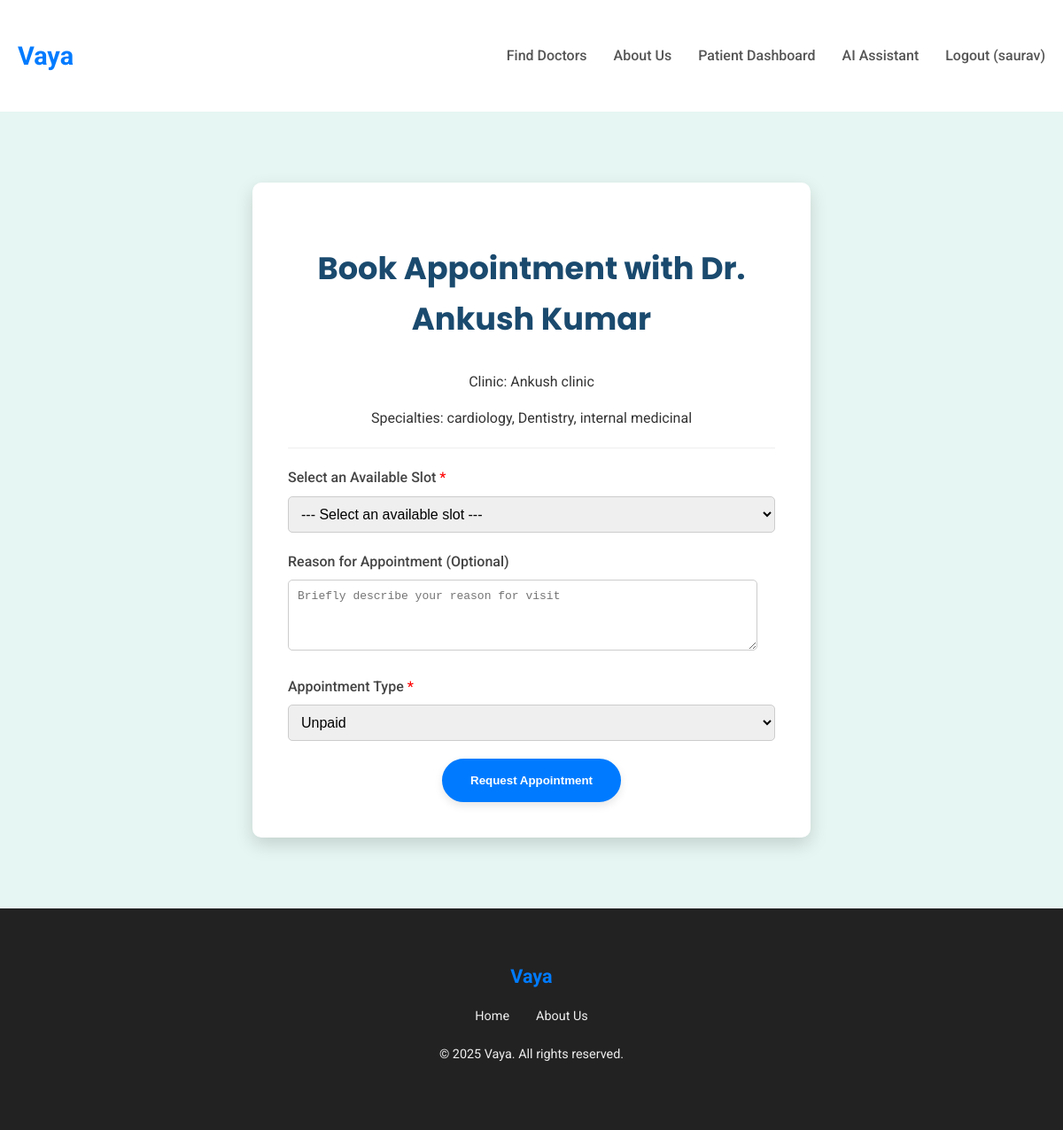
/doctors/6/book-appointment/ (signed in), run on an earlier commit of the app's database.
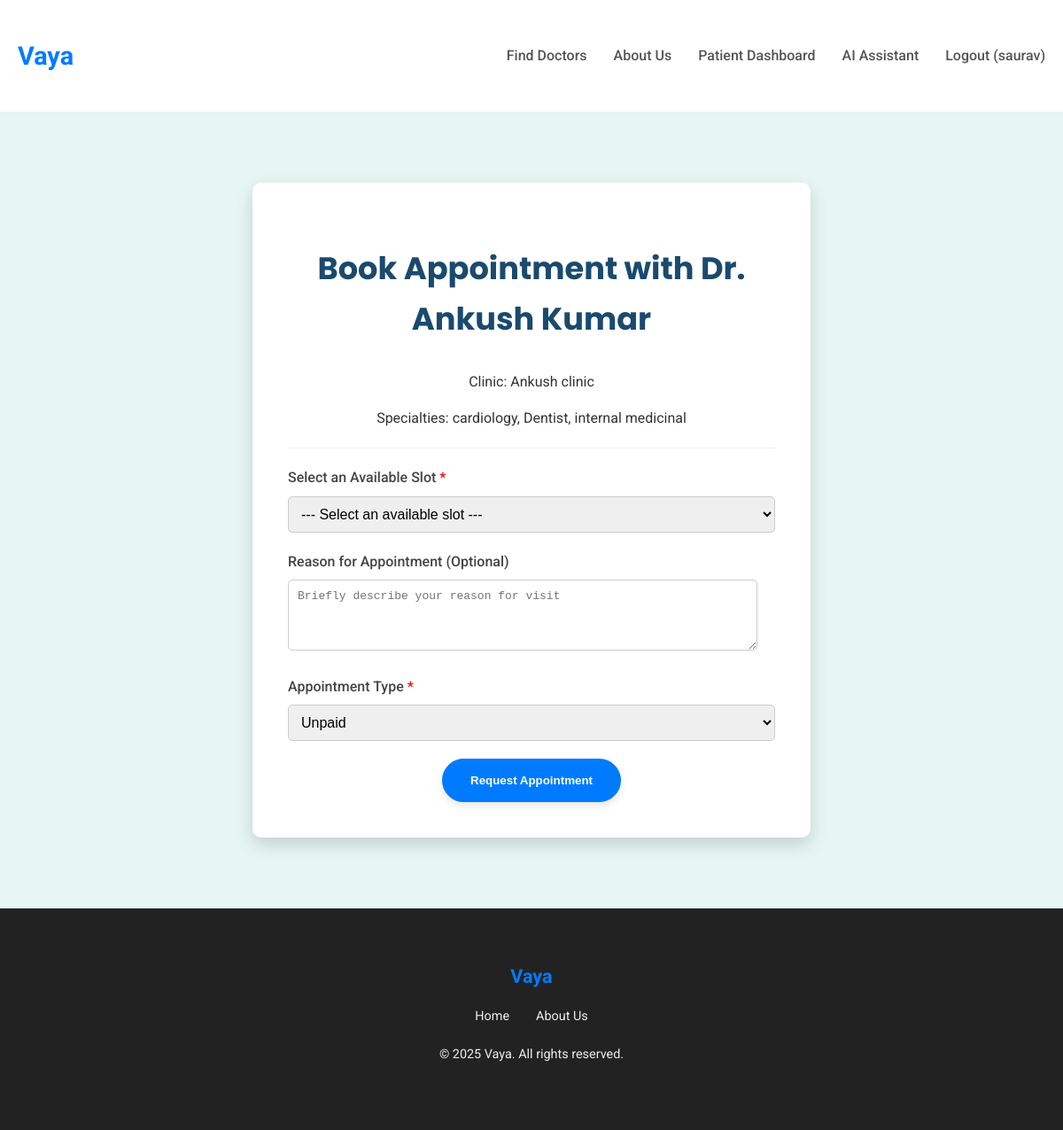
And on a later commit of the database.
### doctors/models.py (models this page shows, shortened)
class Specialty(models.Model):
    name = models.CharField(max_length=100, unique=True)
    class Meta:
        verbose_name_plural = "Specialties"

### doctors/views.py (the view)
# urls.py: path('<int:doctor_id>/book-appointment/', views.book_appointment, name='book_appointment'),
@login_required
def book_appointment(request, doctor_id):
    doctor = get_object_or_404(Doctor, id=doctor_id, is_approved=True)
    try:
        logged_in_doctor_profile = request.user.doctor_login_profile
        messages.error(request, "Doctors cannot book appointments for themselves using this form.")
        return redirect('doctor_dashboard')
    except Doctor.DoesNotExist:
        pass
    if request.method == 'POST':
        form = AppointmentBookingForm(request.POST, doctor=doctor)
        if form.is_valid():
            selected_slot = form.cleaned_data['available_slot']
            if Appointment.objects.filter(
                appointment_slot=selected_slot,
                status__in=['pending', 'confirmed']
            ).exists():
                messages.error(request, "This slot is no longer available. Please select another time.")
                form = AppointmentBookingForm(doctor=doctor) # Re-initialize form with doctor to refresh slots
                context = {'doctor': doctor, 'form': form}
                return render(request, 'doctors/book_appointment.html', context)
            appointment = form.save(commit=False)
            appointment.patient = request.user
            appointment.doctor = doctor
            appointment.appointment_date = selected_slot.date # Set date from slot
            appointment.appointment_time = selected_slot.start_time # Set time from slot (start_time of slot)
            appointment.appointment_slot = selected_slot # <--- IMPORTANT: Link to the selected slot
            appointment.save()
            selected_slot.is_available = False
            selected_slot.save()
            messages.success(request, f"Your appointment with Dr. {doctor.full_name} on {appointment.appointment_date} at {appointment.appointment_time} has been requested. It is currently pending confirmation.")
            return redirect('appointment_success')
        else:
            messages.error(request, 'Please correct the errors below.')
    else: # GET request
        form = AppointmentBookingForm(doctor=doctor)
    context = {
        'doctor': doctor,
        'form': form,
    }
    return render(request, 'doctors/book_appointment.html', context)

### doctors/forms.py (shortened to what this page needs)
class AppointmentBookingForm(forms.ModelForm):
    appointment_date = forms.DateField(
        widget=forms.DateInput(attrs={'type': 'date', 'class': 'form-control'}),
        label="Preferred Date"
    )
    appointment_time = forms.TimeField(
        widget=forms.TimeInput(attrs={'type': 'time', 'class': 'form-control'}),
        label="Preferred Time"
    )
    class Meta:
        model = Appointment
        fields = ['appointment_date', 'appointment_time', 'reason', 'appointment_type']
        labels = {
            'reason': 'Reason for Appointment (Optional)',
            'appointment_type': 'Appointment Type'
        }
        widgets = {
            'reason': forms.Textarea(attrs={'rows': 3, 'placeholder': 'Briefly describe your reason for visit'}),
            'appointment_type': forms.Select(attrs={'class': 'form-control'})
        }

### templates/doctors/book_appointment.html (shortened to what this page needs)
{% extends 'base.html' %}
{% block content %}
    <section class="booking-section">
        <div class="container">
            <div class="booking-card">
                <h2>Book Appointment with Dr. {{ doctor.full_name }}</h2>
                <p>Clinic: {{ doctor.clinic_name }}</p>
                <p>Specialties:
                    {% for specialty in doctor.specialties.all %}
                        {{ specialty.name }}{% if not forloop.last %}, {% endif %}
                    {% empty %}
                        N/A
                    {% endfor %}
                </p>
                <hr style="margin: 20px 0; border: 0; border-top: 1px solid #eee;">
                <form method="post">
                    <div class="form-group">
                        <label for="{{ form.available_slot.id_for_label }}">Select an Available Slot <span style="color: red;">*</span></label>
                        {{ form.available_slot }}
                    </div>
                    <div class="form-group">
                        <label for="{{ form.reason.id_for_label }}">Reason for Appointment (Optional)</label>
                        {{ form.reason }}
                    </div>
                    <div class="form-group">
                        <label for="{{ form.appointment_type.id_for_label }}">Appointment Type <span style="color: red;">*</span></label>
                        {{ form.appointment_type }}
                    </div>
                    <button type="submit" class="btn-primary">Request Appointment</button>
                </form>
            </div>
        </div>
    </section>
{% endblock %}

What changed in the data, as far as the page shows it:
changed Specialty: name "Dentistry" → "Dentist"
